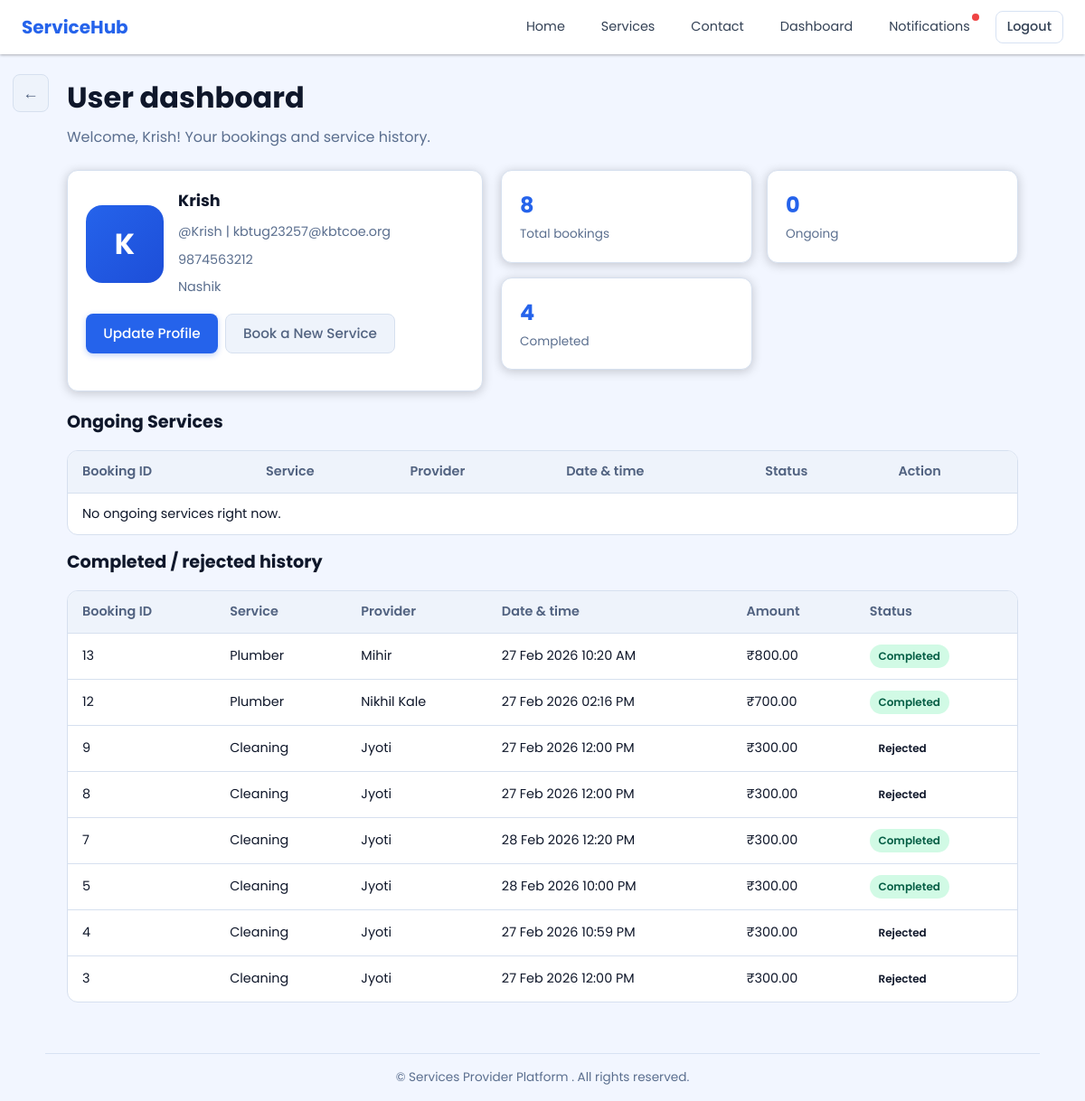
Before: /accounts/user_dashboard/ (signed in) with the older database file.
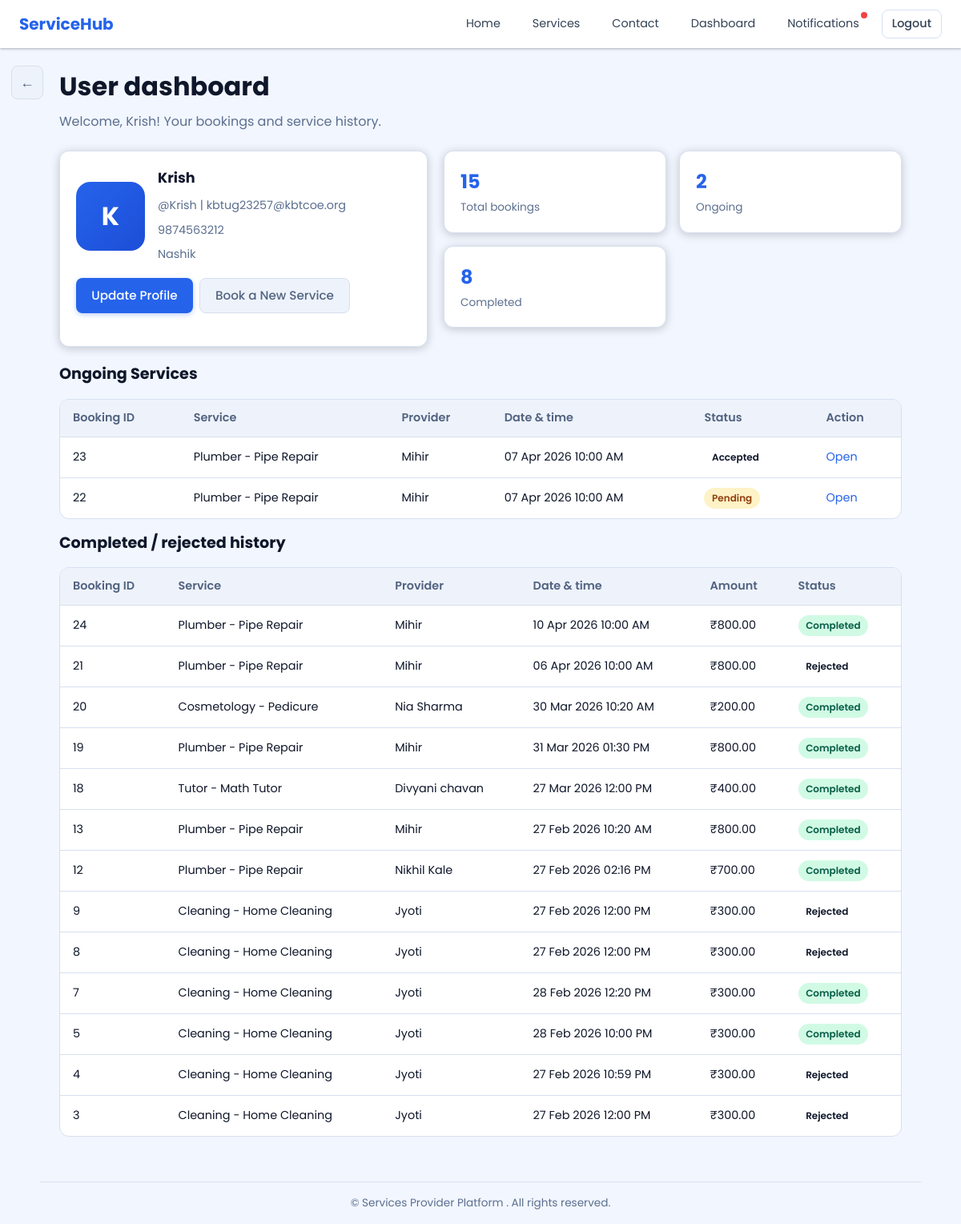
After: the same page with the newer database file.
### booking/models.py (models this page shows, shortened)
class Booking(models.Model):
    STATUS_CHOICES = (
        ('pending', 'Pending'),
        ('accepted', 'Accepted'),
        ('in_progress', 'In Progress'),
        ('completed', 'Completed'),
        ('rejected', 'Rejected'),
    )
    PAYMENT_MODE_CHOICES = (
        ('cash', 'Cash'),
        ('online', 'Online'),
    )
    PAYMENT_STATUS_CHOICES = (
        ('pending', 'Pending'),
        ('paid', 'Paid'),
    )
    user = models.ForeignKey(
        settings.AUTH_USER_MODEL,
        related_name='user_bookings',
        on_delete=models.CASCADE
    )
    service = models.ForeignKey(
        'services.Service',
        on_delete=models.CASCADE,
        related_name='bookings',
    )
    provider = models.ForeignKey(
        settings.AUTH_USER_MODEL,
        related_name='provider_bookings',
        on_delete=models.CASCADE
    )
    service_name = models.CharField(max_length=200)
    date = models.DateTimeField()
    amount = models.DecimalField(max_digits=10, decimal_places=2)
    service_address = models.CharField(max_length=255, blank=True)
    use_live_location = models.BooleanField(default=False)
    latitude = models.DecimalField(max_digits=10, decimal_places=7, blank=True, null=True)
    longitude = models.DecimalField(max_digits=10, decimal_places=7, blank=True, null=True)
    provider_latitude = models.DecimalField(max_digits=10, decimal_places=7, blank=True, null=True)
    provider_longitude = models.DecimalField(max_digits=10, decimal_places=7, blank=True, null=True)
    status = models.CharField(
        max_length=20,
        choices=STATUS_CHOICES,
        default='pending'
    )
    otp = models.CharField(
        max_length=4,
        blank=True,
        null=True
    )
    provider_marked_done = models.BooleanField(default=False)
    payment_mode = models.CharField(max_length=20, choices=PAYMENT_MODE_CHOICES, blank=True, null=True)
    payment_status = models.CharField(max_length=20, choices=PAYMENT_STATUS_CHOICES, default='pending')
    feedback_rating = models.PositiveSmallIntegerField(blank=True, null=True)
    feedback_text = models.TextField(blank=True)
    created_at = models.DateTimeField(auto_now_add=True)

### accounts/models.py (models this page shows, shortened)
class CustomUser(AbstractUser):
    ROLE_CHOICES = (
        ('user', 'User'),
        ('provider', 'Provider'),
    )
    PROVIDER_STATUS_CHOICES = (
        ('pending', 'Pending'),
        ('approved', 'Approved'),
        ('rejected', 'Rejected'),
    )
    role = models.CharField(max_length=20, choices=ROLE_CHOICES)
    provider_status = models.CharField(max_length=20, choices=PROVIDER_STATUS_CHOICES, default='approved')
    mobile_no = models.CharField(max_length=15, blank=True)
    address = models.TextField(blank=True)

### services/models.py (models this page shows, shortened)
class Service(models.Model):
    provider = models.ForeignKey(
        settings.AUTH_USER_MODEL,
        on_delete=models.CASCADE,
        related_name="services"
    )
    name = models.CharField(max_length=200)
    subcategory = models.CharField(max_length=200, blank=True)
    description = models.TextField()
    price = models.DecimalField(max_digits=10, decimal_places=2)
    available_time = models.CharField(max_length=120, blank=True)
    available_days = models.CharField(max_length=64, blank=True)
    image = models.ImageField(upload_to='services/images/', blank=True, null=True)
    created_at = models.DateTimeField(auto_now_add=True)

### accounts/views.py (the view)
# urls.py: path('user_dashboard/', views.user_dashboard, name='user_dashboard'),
@login_required
@never_cache
def user_dashboard(request):
    if request.user.role != 'user':
        return _redirect_dashboard_for_role(request.user)
    history_range = request.GET.get('history_range', 'all').strip()
    if history_range not in ['all', 'today', 'week', 'month']:
        history_range = 'all'
    bookings = Booking.objects.filter(user=request.user).select_related('provider', 'service').order_by('-created_at')
    active_bookings = bookings.exclude(status__in=['completed', 'rejected'])
    history_bookings = bookings.filter(status__in=['completed', 'rejected'])
    history_bookings = _apply_history_range(history_bookings, history_range)
    notifications = Notification.objects.filter(user=request.user, is_read=False).order_by('-created_at')
    latest_notification = Notification.objects.filter(user=request.user).order_by('-id').first()
    total = bookings.count()
    active = active_bookings.count()
    completed = bookings.filter(status='completed').count()
    provider_ids = [b.provider_id for b in bookings]
    profiles = ProviderProfile.objects.filter(user_id__in=provider_ids)
    profile_map = {p.user_id: p for p in profiles}
    for b in bookings:
        profile = profile_map.get(b.provider_id)
        b.provider_address = profile.address if profile else ''
    user_service_history = (
        _apply_history_range(Booking.objects.filter(user=request.user), history_range)
        .values('service_name')
        .annotate(total=Count('id'))
        .order_by('-total', 'service_name')[:10]
    )
    return render(request, 'accounts/user-dashboard.html', {
        'bookings': bookings,
        'active_booking_list': active_bookings,
        'history_bookings': history_bookings,
        'user_service_history': user_service_history,
        'history_range': history_range,
        'notifications': notifications,
        'latest_notification_id': latest_notification.id if latest_notification else 0,
        'total_bookings': total,
        'active_bookings': active,
        'completed_bookings': completed,
    })

### accounts/views.py (called while the page is built)
def _apply_history_range(bookings_qs, range_key):
    now = timezone.now()
    if range_key == 'today':
        return bookings_qs.filter(date__date=now.date())
    if range_key == 'week':
        return bookings_qs.filter(date__gte=now - timedelta(days=7))
    if range_key == 'month':
        return bookings_qs.filter(date__gte=now - timedelta(days=30))
    return bookings_qs

### notifications/context_processors.py (called while the page is built)
def notification_badge(request):
    if not request.user.is_authenticated:
        return {'has_unread_notifications': False}
    has_unread = (
        Notification.objects.filter(user=request.user, is_read=False).exists()
        or Notification.objects.filter(provider=request.user, is_read=False).exists()
    )
    return {'has_unread_notifications': has_unread}

### accounts/templates/accounts/user-dashboard.html (shortened to what the changed rows need)
{% load static %}
<!DOCTYPE html>
<html lang="en">
<head>
  <link rel="stylesheet" href="{% static 'css/styles.css' %}?v=20260225-1">
</head>
<body class="dashboard-page" id="user-dashboard-page">
  <main class="container">
    <div class="page-heading">
      <h1>User dashboard</h1>
    </div>
    <div class="dashboard-top">
      <div>
        <div class="dash-grid">
          <div class="stat-card">
            <div class="value">{{ total_bookings }}</div>
            <div class="label">Total bookings</div>
          </div>
          <div class="stat-card">
            <div class="value">{{ active_bookings }}</div>
            <div class="label">Ongoing</div>
          </div>
          <div class="stat-card">
            <div class="value">{{ completed_bookings }}</div>
            <div class="label">Completed</div>
          </div>
        </div>
      </div>
    </div>
    <h2 class="dashboard-section-title">Ongoing Services</h2>
    <div class="table-wrap dashboard-table-gap">
      <table>
        <thead>
          <tr>
            <th>Booking ID</th>
            <th>Service</th>
            <th>Provider</th>
            <th>Date & time</th>
            <th>Status</th>
            <th>Action</th>
          </tr>
        </thead>
        <tbody>
          {% for booking in active_booking_list %}
            <tr>
              <td>{{ booking.id }}</td>
              <td>{{ booking.service_name }}{% if booking.service and booking.service.subcategory %} - {{ booking.service.subcategory }}{% endif %}</td>
              <td>{{ booking.provider.first_name|default:booking.provider.username }}</td>
              <td>{{ booking.date|date:"d M Y h:i A" }}</td>
              <td><span class="badge badge-{{ booking.status }}">{{ booking.status|title }}</span></td>
              <td><a href="{% url 'booking_status' booking.id %}">Open</a></td>
            </tr>
          {% empty %}
            <tr>
              <td colspan="6" class="text-muted">No ongoing services right now.</td>
            </tr>
          {% endfor %}
        </tbody>
      </table>
    </div>
    <h2 class="dashboard-section-title">Completed / rejected history</h2>
    <div class="table-wrap">
      <table>
        <thead>
          <tr>
            <th>Booking ID</th>
            <th>Service</th>
            <th>Provider</th>
            <th>Date & time</th>
            <th>Amount</th>
            <th>Status</th>
          </tr>
        </thead>
        <tbody>
          {% for booking in history_bookings %}
            <tr>
              <td>{{ booking.id }}</td>
              <td>{{ booking.service_name }}{% if booking.service and booking.service.subcategory %} - {{ booking.service.subcategory }}{% endif %}</td>
              <td>{{ booking.provider.first_name|default:booking.provider.username }}</td>
              <td>{{ booking.date|date:"d M Y h:i A" }}</td>
              <td>&#8377;{{ booking.amount }}</td>
              <td><span class="badge badge-{{ booking.status }}">{{ booking.status|title }}</span></td>
            </tr>
          {% empty %}
            <tr>
              <td colspan="6" class="text-muted">No history yet.</td>
            </tr>
          {% endfor %}
        </tbody>
      </table>
    </div>
  </main>
</body>
</html>

Changed rows visible on the page:
added Booking: id "23", service_name "Plumber", service.subcategory "Pipe Repair", provider.first_name "Mihir", date "07 Apr 2026 10:00 AM", status "Accepted", shown under "Ongoing Services"
added Booking: id "22", service_name "Plumber", service.subcategory "Pipe Repair", provider.first_name "Mihir", date "07 Apr 2026 10:00 AM", status "Pending", shown under "Ongoing Services"
added Booking: id "24", service_name "Plumber", service.subcategory "Pipe Repair", provider.first_name "Mihir", date "10 Apr 2026 10:00 AM", amount "800.00", status "Completed", shown under "Completed / rejected history"
added Booking: id "21", service_name "Plumber", service.subcategory "Pipe Repair", provider.first_name "Mihir", date "06 Apr 2026 10:00 AM", amount "800.00", status "Rejected", shown under "Completed / rejected history"
added Booking: id "20", service_name "Cosmetology", service.subcategory "Pedicure", provider.first_name "Nia Sharma", date "30 Mar 2026 10:20 AM", amount "200.00", status "Completed", shown under "Completed / rejected history"
added Booking: id "19", service_name "Plumber", service.subcategory "Pipe Repair", provider.first_name "Mihir", date "31 Mar 2026 01:30 PM", amount "800.00", status "Completed", shown under "Completed / rejected history"
added Booking: id "18", service_name "Tutor", service.subcategory "Math Tutor", provider.first_name "Divyani chavan", date "27 Mar 2026 12:00 PM", amount "400.00", status "Completed", shown under "Completed / rejected history"
changed through a linked row, Booking "27 Feb 2026 10:20 AM": service.subcategory (not shown) → "Pipe Repair"
changed through a linked row, Booking "27 Feb 2026 02:16 PM": service.subcategory (not shown) → "Pipe Repair"
changed through a linked row, Booking id 9: service.subcategory (not shown) → "Home Cleaning"
changed through a linked row, Booking id 8: service.subcategory (not shown) → "Home Cleaning"
changed through a linked row, Booking "28 Feb 2026 12:20 PM": service.subcategory (not shown) → "Home Cleaning"
changed through a linked row, Booking "28 Feb 2026 10:00 PM": service.subcategory (not shown) → "Home Cleaning"
changed through a linked row, Booking "27 Feb 2026 10:59 PM": service.subcategory (not shown) → "Home Cleaning"
changed through a linked row, Booking id 3: service.subcategory (not shown) → "Home Cleaning"
Other visible differences:
{{ total_bookings }}: "8" → "15"
{{ active_bookings }}: "0" → "2"
{{ completed_bookings }}: "4" → "8"
text no longer shown: "No ongoing services right now."
